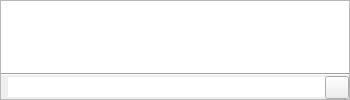
<?xml version="1.0" encoding="UTF-8"?>
<ui version="4.0">
 <class>EcmaScriptShell</class>
 <widget class="QWidget" name="EcmaScriptShell">
  <property name="geometry">
   <rect>
    <x>0</x>
    <y>0</y>
    <width>350</width>
    <height>100</height>
   </rect>
  </property>
  <property name="windowTitle">
   <string>Script Shell</string>
  </property>
  <layout class="QVBoxLayout" name="verticalLayout_2">
   <property name="spacing">
    <number>0</number>
   </property>
   <property name="leftMargin">
    <number>0</number>
   </property>
   <property name="topMargin">
    <number>0</number>
   </property>
   <property name="rightMargin">
    <number>0</number>
   </property>
   <property name="bottomMargin">
    <number>0</number>
   </property>
   <item>
    <widget class="QFrame" name="Frame">
     <property name="frameShape">
      <enum>QFrame::StyledPanel</enum>
     </property>
     <property name="frameShadow">
      <enum>QFrame::Sunken</enum>
     </property>
     <layout class="QVBoxLayout" name="verticalLayout">
      <property name="spacing">
       <number>0</number>
      </property>
      <property name="leftMargin">
       <number>0</number>
      </property>
      <property name="topMargin">
       <number>0</number>
      </property>
      <property name="rightMargin">
       <number>0</number>
      </property>
      <property name="bottomMargin">
       <number>0</number>
      </property>
      <item>
       <widget class="QTextBrowser" name="History">
        <property name="minimumSize">
         <size>
          <width>0</width>
          <height>16</height>
         </size>
        </property>
        <property name="frameShape">
         <enum>QFrame::NoFrame</enum>
        </property>
        <property name="undoRedoEnabled">
         <bool>false</bool>
        </property>
        <property name="readOnly">
         <bool>true</bool>
        </property>
        <property name="textInteractionFlags">
         <set>Qt::LinksAccessibleByMouse|Qt::TextSelectableByMouse</set>
        </property>
        <property name="openExternalLinks">
         <bool>true</bool>
        </property>
       </widget>
      </item>
      <item>
       <widget class="Line" name="line">
        <property name="orientation">
         <enum>Qt::Horizontal</enum>
        </property>
       </widget>
      </item>
      <item>
       <layout class="QHBoxLayout" name="horizontalLayout">
        <property name="spacing">
         <number>0</number>
        </property>
        <item>
         <widget class="QLabel" name="CommandLabel">
          <property name="text">
           <string notr="true"/>
          </property>
         </widget>
        </item>
        <item>
         <widget class="RCommandLine" name="CommandEdit">
          <property name="frame">
           <bool>false</bool>
          </property>
         </widget>
        </item>
        <item>
         <widget class="QToolButton" name="ToggleTitleBar">
          <property name="icon">
           <iconset>
            <normaloff>ToggleTitleBar.svg</normaloff>ToggleTitleBar.svg</iconset>
          </property>
          <property name="checkable">
           <bool>true</bool>
          </property>
         </widget>
        </item>
       </layout>
      </item>
     </layout>
    </widget>
   </item>
  </layout>
 </widget>
 <customwidgets>
  <customwidget>
   <class>RCommandLine</class>
   <extends>QLineEdit</extends>
   <header>RCommandLine.h</header>
  </customwidget>
 </customwidgets>
 <resources/>
 <connections/>
</ui>
